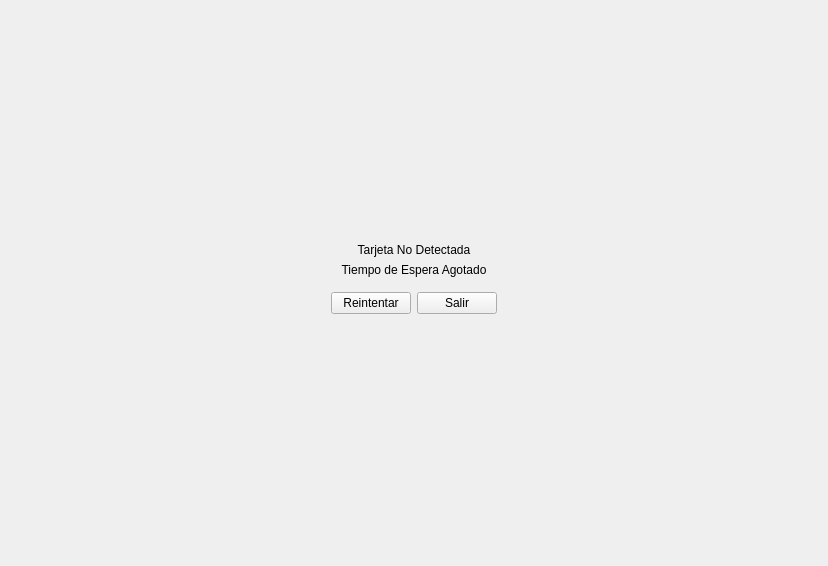
<?xml version="1.0" encoding="UTF-8"?>
<ui version="4.0">
 <class>main</class>
 <widget class="QWidget" name="main">
  <property name="geometry">
   <rect>
    <x>0</x>
    <y>0</y>
    <width>828</width>
    <height>566</height>
   </rect>
  </property>
  <property name="windowTitle">
   <string>Form</string>
  </property>
  <layout class="QVBoxLayout" name="verticalLayout">
   <item>
    <spacer name="top_space">
     <property name="orientation">
      <enum>Qt::Vertical</enum>
     </property>
     <property name="sizeHint" stdset="0">
      <size>
       <width>20</width>
       <height>40</height>
      </size>
     </property>
    </spacer>
   </item>
   <item>
    <widget class="QLabel" name="not_detected_lbl">
     <property name="text">
      <string>Tarjeta No Detectada</string>
     </property>
     <property name="scaledContents">
      <bool>false</bool>
     </property>
     <property name="alignment">
      <set>Qt::AlignCenter</set>
     </property>
    </widget>
   </item>
   <item>
    <widget class="QLabel" name="no_time_lbl">
     <property name="text">
      <string>Tiempo de Espera Agotado</string>
     </property>
     <property name="alignment">
      <set>Qt::AlignHCenter|Qt::AlignTop</set>
     </property>
    </widget>
   </item>
   <item>
    <widget class="QWidget" name="button_container" native="true">
     <property name="sizePolicy">
      <sizepolicy hsizetype="Preferred" vsizetype="Preferred">
       <horstretch>0</horstretch>
       <verstretch>0</verstretch>
      </sizepolicy>
     </property>
     <layout class="QHBoxLayout" name="horizontalLayout">
      <item>
       <spacer name="left_space">
        <property name="orientation">
         <enum>Qt::Horizontal</enum>
        </property>
        <property name="sizeHint" stdset="0">
         <size>
          <width>40</width>
          <height>20</height>
         </size>
        </property>
       </spacer>
      </item>
      <item>
       <widget class="QPushButton" name="retry_btn">
        <property name="text">
         <string>Reintentar</string>
        </property>
       </widget>
      </item>
      <item>
       <widget class="QPushButton" name="exit_btn">
        <property name="text">
         <string>Salir</string>
        </property>
       </widget>
      </item>
      <item>
       <spacer name="right_space">
        <property name="orientation">
         <enum>Qt::Horizontal</enum>
        </property>
        <property name="sizeHint" stdset="0">
         <size>
          <width>40</width>
          <height>20</height>
         </size>
        </property>
       </spacer>
      </item>
     </layout>
    </widget>
   </item>
   <item>
    <spacer name="bottom_space">
     <property name="orientation">
      <enum>Qt::Vertical</enum>
     </property>
     <property name="sizeHint" stdset="0">
      <size>
       <width>20</width>
       <height>40</height>
      </size>
     </property>
    </spacer>
   </item>
  </layout>
 </widget>
 <resources/>
 <connections/>
</ui>
